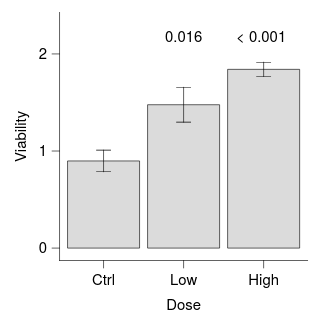

Specify this chart in Vega-Lite:
### Vega-Lite specification from a JSON file in a GitHub repository (floating-point values rounded to 4 significant figures)
{"background": null, "config": {"arc": {"fill": "#DBDBDB", "fillOpacity": 1.0, "innerRadius": 25.0, "padAngle": 0.03, "stroke": "black", "strokeOpacity": 1, "strokeWidth": 0.25}, "area": {"fill": "#DBDBDB", "fillOpacity": 1.0, "stroke": "black", "strokeOpacity": 1, "strokeWidth": 0.25}, "axis": {"domain": true, "domainCap": "round", "domainColor": "black", "domainWidth": 0.25, "grid": false, "gridCap": "round", "gridColor": "#F1F1F1", "gridDash": [0, 0], "gridOpacity": 1.0, "gridWidth": 0.25, "labelColor": "black", "labelFont": "Helvetica Neue, HelveticaNeue, Helvetica, Arial, sans-serif", "labelFontSize": 6, "labelFontStyle": "normal", "labelFontWeight": 400, "offset": 0, "ticks": true, "tickCap": "round", "tickColor": "black", "tickRound": false, "tickSize": 3, "tickWidth": 0.25, "titleColor": "black", "titleFont": "Helvetica Neue, HelveticaNeue, Helvetica, Arial, sans-serif", "titleFontSize": 6, "titleFontStyle": "normal", "titleFontWeight": 400}, "axisX": {"domain": true, "labelAlign": "center", "labelAngle": 0, "labels": true, "ticks": true, "translate": 0}, "axisY": {"domain": true, "labelAlign": "right", "labelAngle": 0, "labels": true, "ticks": true, "translate": 0}, "axisRight": {"domain": true, "labelAlign": "left", "labelAngle": 0, "labels": true, "ticks": true, "translate": 0}, "axisTop": {"domain": true, "labelAlign": "center", "labelAngle": 0, "labels": true, "ticks": true, "translate": 0}, "axisBand": {"tickOffset": 0}, "bar": {"fill": "#DBDBDB", "fillOpacity": 1.0, "stroke": "black", "strokeOpacity": 1, "strokeWidth": 0.25}, "boxplot": {"size": 9.0, "ticks": {"cornerRadius": 0.25, "fill": "black", "opacity": 1, "size": 4.5, "thickness": 0.25}, "box": {"fillOpacity": 1.0, "stroke": "black", "strokeOpacity": 1, "strokeWidth": 0.25}, "median": {"cornerRadius": 0, "fill": "black", "fillOpacity": 1.0, "opacity": 1, "size": 9.0, "thickness": 0.25}, "rule": {"fill": "black", "fillOpacity": 1.0, "size": 10.0, "stroke": "black", "strokeDash": [0, 0], "strokeOpacity": 1, "strokeWidth": 0.25}, "outliers": {"color": "black", "fill": "black", "fillOpacity": 1.0, "size": 0, "stroke": "black", "strokeOpacity": 1, "strokeWidth": 0.25}}, "circle": {"fill": "black", "fillOpacity": 1.0, "size": 1.25, "stroke": null, "strokeOpacity": 1, "strokeWidth": 0.25}, "errorband": {"band": {"fillOpacity": 0.6, "stroke": null, "strokeWidth": 0.25, "strokeOpacity": 1}, "borders": {"opacity": 0, "strokeOpacity": 1, "strokeWidth": 0.25}}, "errorbar": {"opacity": 1, "rule": {"strokeDash": [0, 0], "strokeWidth": 0.25}, "ticks": {"color": "black", "cornerRadius": 0.125, "opacity": 1, "size": 6.0, "thickness": 0.25}, "thickness": 0.25}, "font": "Helvetica Neue, HelveticaNeue, Helvetica, Arial, sans-serif", "geoshape": {"fill": "#DBDBDB", "fillOpacity": 1.0, "stroke": "black", "strokeOpacity": 1, "strokeWidth": 0.25}, "header": {"labelColor": "black", "labelFont": "Helvetica Neue, HelveticaNeue, Helvetica, Arial, sans-serif", "labelFontSize": 6, "labelFontStyle": "normal", "labelFontWeight": 400, "titleColor": "black", "titleFont": "Helvetica Neue, HelveticaNeue, Helvetica, Arial, sans-serif", "titleFontSize": 6, "titleFontStyle": "normal", "titleFontWeight": 400, "titlePadding": 0}, "legend": {"disable": false, "offset": 4.5, "titlePadding": 4, "labelOffset": 2, "gradientLabelOffset": 2, "columnPadding": 4, "rowPadding": 2, "gradientLength": 50.0, "gradientThickness": 5.0, "gradientOpacity": 1.0, "gradientStrokeColor": "black", "gradientStrokeWidth": 0.25, "labelColor": "black", "labelFont": "Helvetica Neue, HelveticaNeue, Helvetica, Arial, sans-serif", "labelFontSize": 6, "labelFontStyle": "normal", "labelFontWeight": 400, "strokeColor": "black", "strokeWidth": 0, "symbolSize": 36, "symbolStrokeColor": "black", "symbolStrokeWidth": 0.25, "titleColor": "black", "titleFont": "Helvetica Neue, HelveticaNeue, Helvetica, Arial, sans-serif", "titleFontSize": 6, "titleFontStyle": "normal", "titleFontWeight": 400}, "line": {"color": "black", "stroke": "black", "strokeCap": "butt", "strokeDash": [0, 0], "strokeOpacity": 1, "strokeWidth": 0.5}, "point": {"filled": true, "fill": "#DBDBDB", "fillOpacity": 1.0, "size": 5.0, "stroke": "black", "strokeOpacity": 1, "strokeWidth": 0.25}, "range": {"category": ["#B2B2B2", "#4A7CD3", "#008542", "#664CAF", "#509F98", "#636363", "#284F93", "#005226", "#382864", "#285753"], "diverging": {"scheme": ["#443E60", "#5F597E", "#7C759B", "#9994B6", "#B7B4CC", "#D6D5DC", "#F6F6F6", "#D1DAD9", "#A4C2BF", "#7AA9A4", "#578E89", "#37736E", "#1B5954"]}, "heatmap": {"scheme": ["#440154", "#472270", "#433E82", "#38598C", "#2C728E", "#238A8D", "#24A086", "#39B578", "#5DC862", "#96D646", "#CAE02D", "#FDE724"]}, "ordinal": {"scheme": ["#F1F1F1", "#DBDBDB", "#C6C6C6", "#B2B2B2", "#9D9D9D", "#898989", "#767676", "#636363", "#515151", "#404040", "#2F2F2F", "#1F1F1F"]}, "ramp": {"scheme": ["#440154", "#472270", "#433E82", "#38598C", "#2C728E", "#238A8D", "#24A086", "#39B578", "#5DC862", "#96D646", "#CAE02D", "#FDE724"]}}, "rule": {"color": "black", "stroke": "black", "strokeCap": "round", "strokeDash": [2, 2], "strokeOpacity": 1, "strokeWidth": 0.25}, "scale": {"barBandPaddingInner": 0.1, "rectBandPaddingInner": 0, "tickBandPaddingInner": 0.1, "bandPaddingOuter": 0.1, "bandWithNestedOffsetPaddingInner": 0.2, "bandWithNestedOffsetPaddingOuter": 0.2, "offsetBandPaddingInner": 0, "offsetBandPaddingOuter": 0, "continuousPadding": 5.0, "round": false}, "rect": {"fill": "#DBDBDB", "fillOpacity": 1.0, "stroke": "black", "strokeOpacity": 1, "strokeWidth": 0.25}, "square": {"fill": "#DBDBDB", "fillOpacity": 1.0, "size": 10.0, "stroke": "black", "strokeOpacity": 1, "strokeWidth": 0.25}, "text": {"color": "black", "font": "Helvetica Neue, HelveticaNeue, Helvetica, Arial, sans-serif", "fontSize": 6, "fontStyle": "normal", "fontWeight": 400}, "tick": {"color": "black", "cornerRadius": 0.125, "opacity": 1.0, "size": 9.0, "thickness": 0.25}, "title": {"anchor": "middle", "frame": "group", "color": "black", "font": "Helvetica Neue, HelveticaNeue, Helvetica, Arial, sans-serif", "fontSize": 6, "fontStyle": "normal", "fontWeight": 400, "subtitleColor": "black", "subtitleFont": "Helvetica Neue, HelveticaNeue, Helvetica, Arial, sans-serif", "subtitleFontSize": 6, "subtitleFontStyle": "normal", "subtitleFontWeight": 400}, "trail": {"color": "black", "opacity": 1, "size": 0.5}, "view": {"continuousWidth": 100, "continuousHeight": 100, "discreteWidth": 100, "discreteHeight": 100, "fill": null, "stroke": null, "strokeWidth": 0.25}}, "layer": [{"mark": {"type": "bar"}, "encoding": {"x": {"field": "dose", "sort": ["Ctrl", "Low", "High"], "title": "Dose", "type": "nominal"}, "y": {"aggregate": "mean", "field": "viability", "scale": {"domain": [0, 2.3], "nice": false}, "title": "Viability", "type": "quantitative"}}}, {"mark": {"type": "errorbar", "extent": "stderr"}, "encoding": {"x": {"field": "dose", "sort": ["Ctrl", "Low", "High"], "title": "Dose", "type": "nominal"}, "y": {"field": "viability", "title": "", "type": "quantitative", "scale": {"nice": false}}}}, {"layer": [{"data": {"values": [{"y": 2.0, "label": "0.016", "__dysonsphere__": 1}]}, "mark": {"type": "text", "align": "center", "baseline": "bottom", "dy": -4.0, "fontSize": 6}, "encoding": {"text": {"field": "label", "type": "nominal"}, "x": {"value": 50.0}, "y": {"field": "y", "type": "quantitative", "scale": {"nice": false}}}}, {"data": {"values": [{"y": 2.0, "label": "< 0.001", "__dysonsphere__": 1}]}, "mark": {"type": "text", "align": "center", "baseline": "bottom", "dy": -4.0, "fontSize": 6}, "encoding": {"text": {"field": "label", "type": "nominal"}, "x": {"value": 81.25}, "y": {"field": "y", "type": "quantitative", "scale": {"nice": false}}}}], "name": "__dysonsphere_e752b518e92c567a_39"}], "data": {"name": "data-53d560687202bc8223572c14906b4733"}, "$schema": "https://vega.github.io/schema/vega-lite/v6.4.1.json", "datasets": {"data-53d560687202bc8223572c14906b4733": [{"dose": "Ctrl", "viability": 0.6792}, {"dose": "Ctrl", "viability": 0.4703}, {"dose": "Ctrl", "viability": 0.9007}, {"dose": "Ctrl", "viability": 1.168}, {"dose": "Ctrl", "viability": 1.454}, {"dose": "Ctrl", "viability": 1.044}, {"dose": "Ctrl", "viability": 0.7789}, {"dose": "Ctrl", "viability": 0.6861}, {"dose": "Low", "viability": 1.749}, {"dose": "Low", "viability": 2.104}, {"dose": "Low", "viability": 1.559}, {"dose": "Low", "viability": 0.9567}, {"dose": "Low", "viability": 1.067}, {"dose": "Low", "viability": 2.09}, {"dose": "Low", "viability": 1.531}, {"dose": "Low", "viability": 0.7571}, {"dose": "High", "viability": 1.967}, {"dose": "High", "viability": 1.535}, {"dose": "High", "viability": 1.748}, {"dose": "High", "viability": 1.805}, {"dose": "High", "viability": 1.715}, {"dose": "High", "viability": 2.221}, {"dose": "High", "viability": 1.975}, {"dose": "High", "viability": 1.764}]}}
